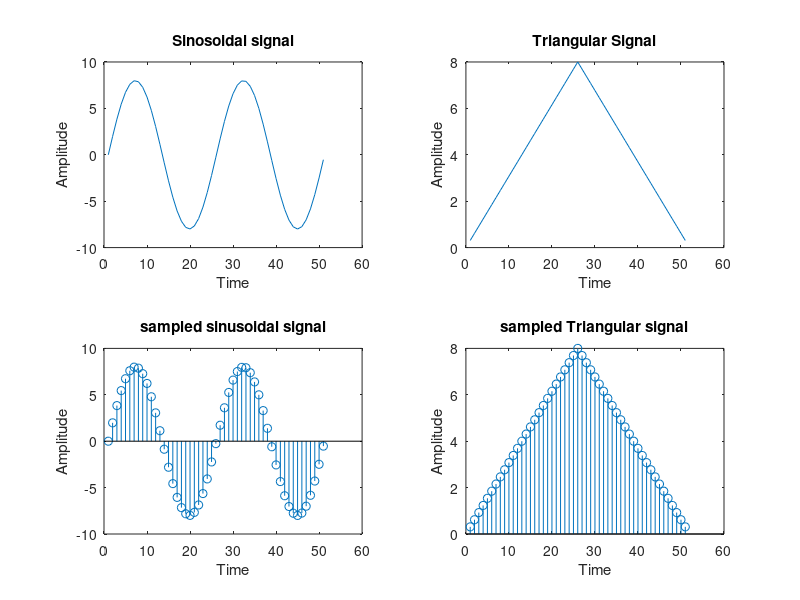
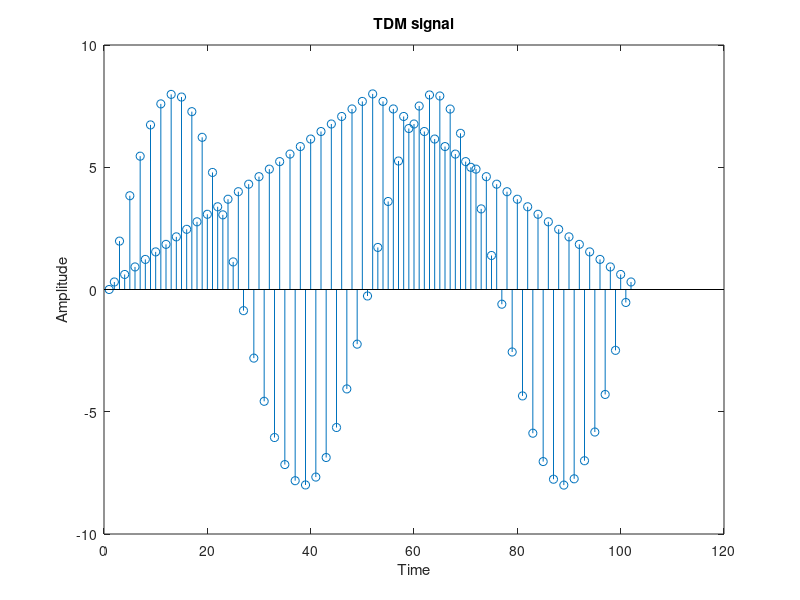
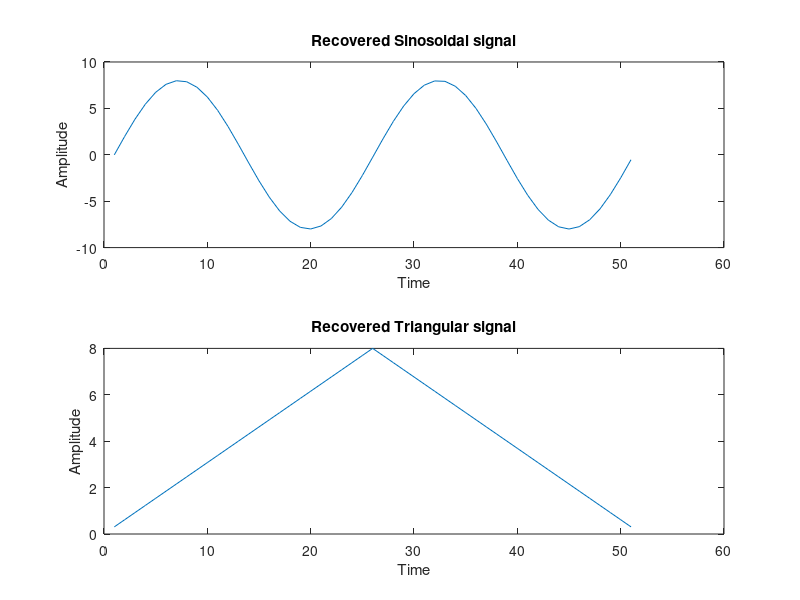

Recreate these plots in MATLAB, in order.
clc;
close all;
clear all;
% signal generation
x=0:.25:4*pi;              % signal taken upto 4pi
signal1 = 8*sin(x);        % generate 1st sinusoidal signal
l=length(signal1); 
signal2=8*triang(l);
% display of both signal 
subplot(2,2,1);
plot(signal1);
title('Sinosoidal signal');
ylabel("Amplitude");
xlabel("Time");
subplot(2,2,2);
plot(signal2);
title('Triangular Signal');
ylabel('Amplitude');
xlabel('Time');
% Display of both the signal
subplot(2,2,3);
stem(signal1);
title('sampled sinusoidal signal');
ylabel("Amplitude");
xlabel("Time");
subplot(2,2,4);
stem(signal2);
title('sampled Triangular signal');
ylabel("Amplitude");
xlabel("Time");
l1=length(signal1);         % making both row vector to a matrix
l2=length(signal2);
for i=1:l1
    sig(1,i)=signal1(i);
    sig(2,i)=signal2(i);
end
%TDM of both quantize signal
tdmsig=reshape(sig,1,2*l1);
% display of TDM Signal
figure
stem(tdmsig);
title('TDM signal');
ylabel("Amplitude");
xlabel("Time");
% Demodulation of TDM Signal
demux=reshape(tdmsig,2,l1);
for i=1:l1
    sig3(i)=demux(1,i);   % converting the matric into row vector
    sig4(i)=demux(2,i);
end

% display of demultiplexed signal
figure
subplot(2,1,1)
plot(sig3);
title('Recovered Sinosoidal signal');
ylabel("Amplitude");
xlabel("Time");
subplot(2,1,2)
plot(sig4);
title('Recovered Triangular signal');
ylabel("Amplitude");
xlabel("Time");
